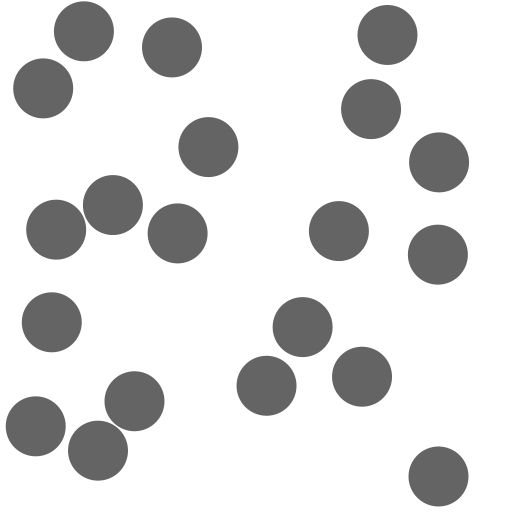
Frame 1 (no input)
Frame 60 (the mouse pressed at the canvas centre just before this capture): identical to frame 1, image omitted
Frame 120 (the mouse held since frame 60 and released just before this capture): identical to frame 1, image omitted

The Processing sketch that drew this single still picture (run headless with seeded random() and noise(); from frame 60 on, the mouse is pressed at the canvas centre):

// Processing sketch: assignment07C
// ── assignment07C.pde
int numCircle = 20;
RandCircle[] circle = new RandCircle[numCircle];

void setup() {
  size(512, 512);
  
  for (int i = 0; i < numCircle; i++) {
    circle[i] = new RandCircle(random(width), random(height), circle);
    circle[i].setRandPosition();
  }
}

void draw() {
  background(255);

  for (int i = 0; i < numCircle; i++) {
    circle[i].display();
  }
}

void mousePressed() {
  for (int i = 0; i < numCircle; i++) {
    circle[i].clicked(mouseX, mouseY);
  }
}

// ── RandCircle.pde
class RandCircle {
  float x, y;
  float diam = 60;
  RandCircle[] circle;
  
  RandCircle(float x, float y, RandCircle[] circle) {
    this.x = x;
    this.y = y;
    this.circle = circle;
  }

  void setRandPosition() {
    boolean collided;
    boolean foundEmptySpot = false;

    // While we haven't found a random empty spot...
    while (!foundEmptySpot) {
      collided = false;

      // ..Set a random position
      x = random(width);
      y = random(height);

      // ..If we're outside of the canvas, set a new random position until we're not anymore
      while (x - diam * 0.5 < 0 || x + diam * 0.5 > width || 
             y - diam * 0.5 < 0 || y + diam * 0.5 > height) {
        x = random(width);
        y = random(height);
      }

      // ...Then for every circle, check if we aren't colliding
      // If we are, break out of the for loop and start all over again!
      // Don't check against itself or not-initiated objects
      for (int i = 0; i < circle.length; i++) {
        
        if (circle[i] != this && circle[i] != null) {
          float dist = dist(x, y, circle[i].x, circle[i].y);

          if (dist <= diam) {
            collided = true;
            break;
          }
        }
      }
      // We haven't collided or are over the window's edges, so..
      // We found an empty spot, hooray!
      if (!collided) foundEmptySpot = true;
    }
  }

  void display() {
    noStroke();
    fill(100);
    ellipse(x, y, diam, diam);
  }

  void clicked(float mx, float my) {
    float dist = dist(x, y, mx, my);

    // We clicked on this circle, set a new random position
    if (dist < diam / 2) {
      setRandPosition();
    }
  }
}
